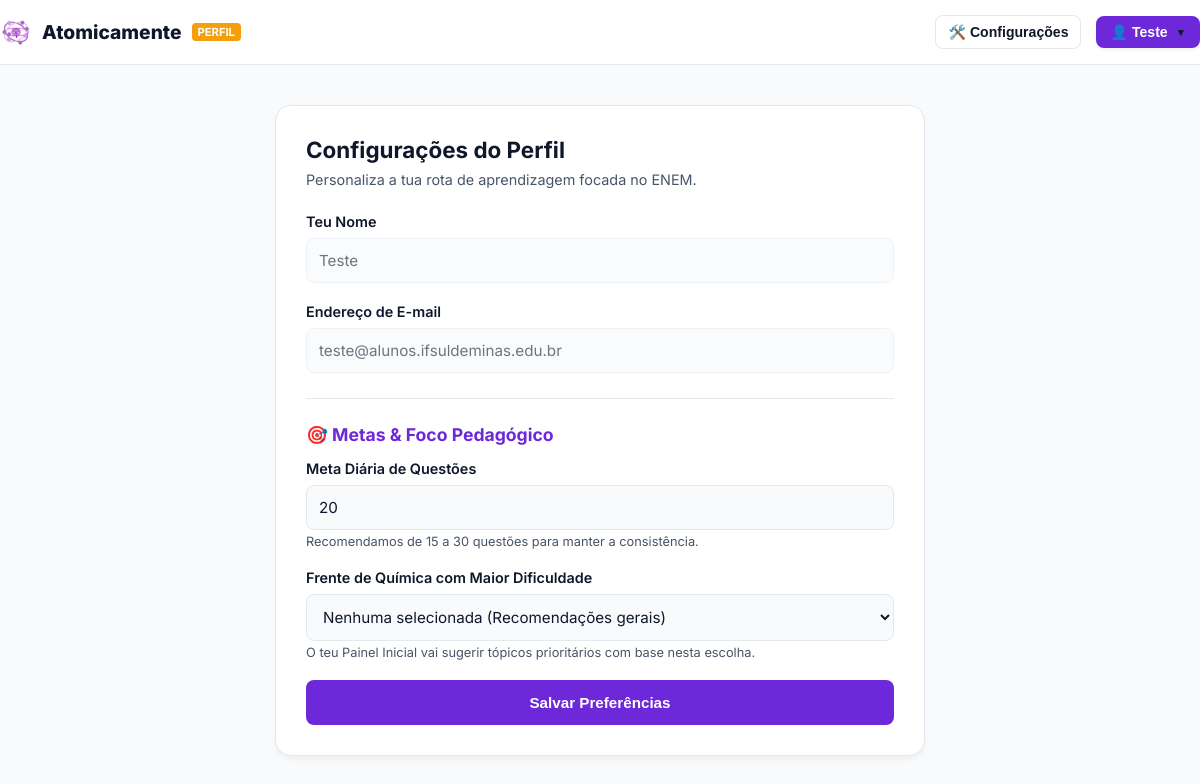
The app's page /perfil.php (signed in) with its own data.
### tables this page shows
CREATE TABLE `users` (
  `id` int(11) NOT NULL,
  `role_id` int(11) NOT NULL,
  `nome` varchar(100) NOT NULL,
  `email` varchar(150) NOT NULL,
  `password_hash` varchar(255) NOT NULL,
  `meta_diaria` int(11) DEFAULT '20',
  `frente_foco` varchar(50) DEFAULT '',
  `streak` int(11) DEFAULT '0',
  `ultimo_estudo` date DEFAULT NULL
);

### perfil.php (the view, shortened to what this page needs)
<?php
require_once 'config.php';
$pdo->setAttribute(PDO::ATTR_ERRMODE, PDO::ERRMODE_EXCEPTION);
$user_id = $_SESSION['user_id'];
$user = [];
$meta_atual = 20;
$frente_atual = '';
try {
    $stmtUser = $pdo->prepare("SELECT nome, email, meta_diaria, frente_foco FROM users WHERE id = :uid");
    $stmtUser->execute([':uid' => $user_id]);
    $dados_banco = $stmtUser->fetch(PDO::FETCH_ASSOC);
    if ($dados_banco && is_array($dados_banco)) {
        $user = $dados_banco;
        $meta_atual = ($_SERVER['REQUEST_METHOD'] === 'POST') ? $meta_diaria : ($user['meta_diaria'] ?? 20);
        $frente_atual = ($_SERVER['REQUEST_METHOD'] === 'POST') ? $frente_foco : ($user['frente_foco'] ?? '');
    }
} catch (PDOException $e) {
    $mensagem_erro = "Erro ao ler as preferências: " . $e->getMessage();
}
?>
<!DOCTYPE html>
<html lang="pt-BR">
<head>
  <link rel="stylesheet" href="css/plataforma.css">
</head>
<body class="dash-body">
  <header class="topo-dash">
    <div class="container nav-dash" style="display: flex; justify-content: space-between; align-items: center; width: 100%;">
      <a href="dashboard.php" class="marca-dash">
        <img src="assets/icone-simplificado.png" alt="Logo" style="height: 32px; border-radius: 6px;" />
        Atomicamente <span class="badge-enem">PERFIL</span>
      </a>
      <div style="display: flex; align-items: center; gap: 15px;">
        <div class="menu-dropdown">
          <button onclick="alternarDropdown('drop-config')" style="background: none; border: 1px solid var(--borda); color: var(--texto-principal); padding: 8px 12px; font-size: 0.88rem; border-radius: 8px; font-weight: 600; cursor: pointer; display: flex; align-items: center; gap: 6px;">
            🛠️ Configurações
          </button>
        </div>
        <div class="menu-dropdown">
          <button onclick="alternarDropdown('drop-perfil')" style="background: var(--roxo-base); color: white; border: none; padding: 8px 14px; font-size: 0.88rem; border-radius: 8px; font-weight: 700; cursor: pointer; display: flex; align-items: center; gap: 8px; box-shadow: 0 2px 4px rgba(0,0,0,0.05);">
            👤 <?php echo explode(' ', $_SESSION['user_nome'] ?? 'Estudante')[0]; ?> <span style="font-size: 0.65rem;">▼</span>
          </button>
        </div>
      </div>
    </div>
  </header>
  <main class="perfil-container">
    <div class="card-perfil">
      <h2 style="margin: 0 0 8px 0; font-size: 1.4rem; color: var(--texto-principal);">Configurações do Perfil</h2>
      <p style="margin: 0 0 25px 0; color: var(--texto-secundario); font-size: 0.9rem;">Personaliza a tua rota de aprendizagem focada no ENEM.</p>
      <form action="perfil.php" method="POST">
        <div class="form-group">
          <label class="form-label">Teu Nome</label>
          <input type="text" class="form-input" value="<?php echo htmlspecialchars($user['nome'] ?? $_SESSION['user_nome'] ?? 'Estudante'); ?>" disabled />
        </div>
        <div class="form-group">
          <label class="form-label">Endereço de E-mail</label>
          <input type="email" class="form-input" value="<?php echo htmlspecialchars($user['email'] ?? 'Não informado'); ?>" disabled />
        </div>
        <hr style="border: 0; height: 1px; background: var(--borda); margin: 25px 0;" />
        <h3 style="margin: 0 0 15px 0; font-size: 1.1rem; color: var(--roxo-base);">🎯 Metas & Foco Pedagógico</h3>
        <div class="form-group">
          <label class="form-label" for="meta_diaria">Meta Diária de Questões</label>
          <input type="number" id="meta_diaria" name="meta_diaria" class="form-input" min="1" max="200" value="<?php echo (int)$meta_atual; ?>" required />
          <small style="color: var(--texto-secundario); font-size: 0.8rem; display: block; margin-top: 4px;">Recomendamos de 15 a 30 questões para manter a consistência.</small>
        </div>
        <div class="form-group">
          <label class="form-label" for="frente_foco">Frente de Química com Maior Dificuldade</label>
          <select id="frente_foco" name="frente_foco" class="form-select">
            <option value="" <?php echo $frente_atual === '' ? 'selected' : ''; ?>>Nenhuma selecionada (Recomendações gerais)</option>
          </select>
          <small style="color: var(--texto-secundario); font-size: 0.8rem; display: block; margin-top: 4px;">O teu Painel Inicial vai sugerir tópicos prioritários com base nesta escolha.</small>
        </div>
        <button type="submit" class="btn-salvar">Salvar Preferências</button>
      </form>
    </div>
  </main>
</body>
</html>

### css/plataforma.css (style rules this page uses)
:root { --roxo-base: #6d28d9; --roxo-vivo: #8b5cf6; --sucesso: #10b981; --bg-global: #f8fafc; --bg-card: #ffffff; --bg-topo: #ffffff; --bg-dropdown: #ffffff; --borda: #e2e8f0; --texto-principal: #0f172a; --texto-secundario: #475569; --roxo-profundo: #1e1b4b; --bg-hover-radio: #f5f3ff; --sucesso-fundo: #ecfdf5; }
body.dash-body { font-family: 'Inter', system-ui, -apple-system, sans-serif; background-color: var(--bg-global) !important; color: var(--texto-principal) !important; margin: 0; padding: 0; transition: background-color 0.2s ease, color 0.2s ease; }
.container { width: 90%; max-width: 1200px; margin: 0 auto; }
h1, h2, h3, h4 { color: var(--texto-principal); }
p, span, label { color: var(--texto-principal); }
.topo-dash { background-color: var(--bg-topo) !important; border-bottom: 1px solid var(--borda) !important; padding: 15px 0; position: sticky; top: 0; z-index: 100; transition: background-color 0.2s ease, border-color 0.2s ease; }
.nav-dash { display: flex; justify-content: space-between; align-items: center; }
.marca-dash { display: flex; align-items: center; gap: 10px; font-weight: 800; font-size: 1.2rem; color: var(--texto-principal) !important; text-decoration: none; }
.badge-enem { background: #f59e0b; color: white; font-size: 0.7rem; padding: 2px 6px; border-radius: 4px; font-weight: bold; }
.menu-dropdown { position: relative !important; display: inline-block !important; }

### perfil.php (style rules this page uses)
.perfil-container { max-width: 650px; margin: 40px auto; padding: 0 20px; }
.card-perfil { background-color: var(--bg-card); border: 1px solid var(--borda); border-radius: 16px; padding: 30px; box-shadow: 0 4px 6px -1px rgba(0, 0, 0, 0.05); }
.form-group { margin-bottom: 20px; }
.form-label { display: block; font-size: 0.9rem; font-weight: 600; color: var(--texto-principal); margin-bottom: 8px; }
.form-input, .form-select { width: 100%; padding: 12px; border: 1px solid var(--borda); background-color: var(--bg-global); color: var(--texto-principal); border-radius: 8px; font-size: 0.95rem; font-family: inherit; box-sizing: border-box; transition: border-color 0.2s; }
.form-input[disabled] { opacity: 0.6; cursor: not-allowed; }
.btn-salvar { background: var(--roxo-base); color: white; border: none; padding: 14px 20px; font-size: 0.95rem; font-weight: 600; border-radius: 8px; cursor: pointer; width: 100%; transition: background 0.2s; }

### records on screen
users: nome "Teste", email "teste@alunos.ifsuldeminas.edu.br", meta_diaria "20", frente_foco "Nenhuma selecionada (Recomendações gerais)"

### other values on screen
explode(' ', $_SESSION['user_nome'] ?? 'Estudante')[0] "Teste"
